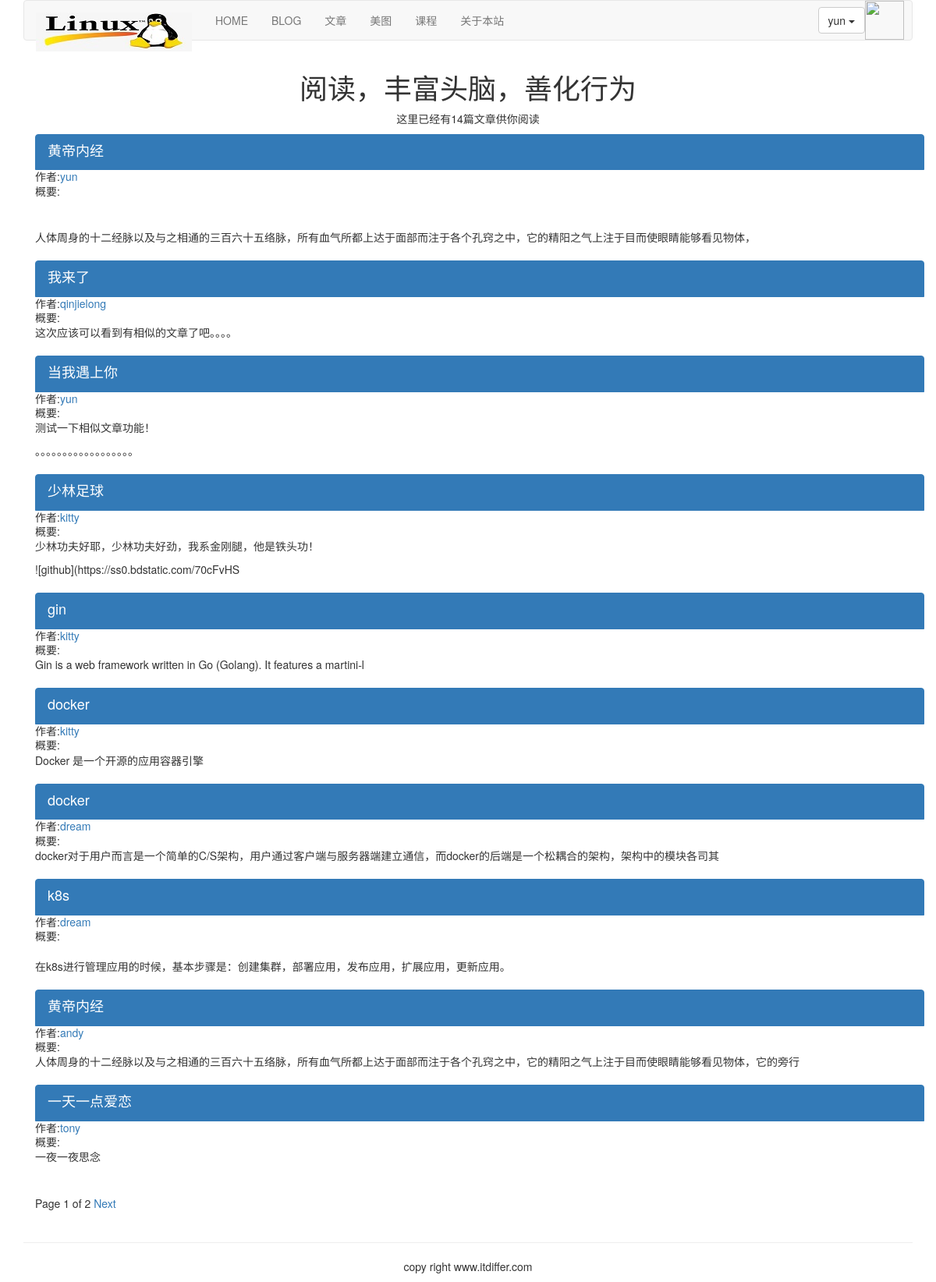
/article/list-article-titles/ (signed in), run on an earlier commit of the app's database.
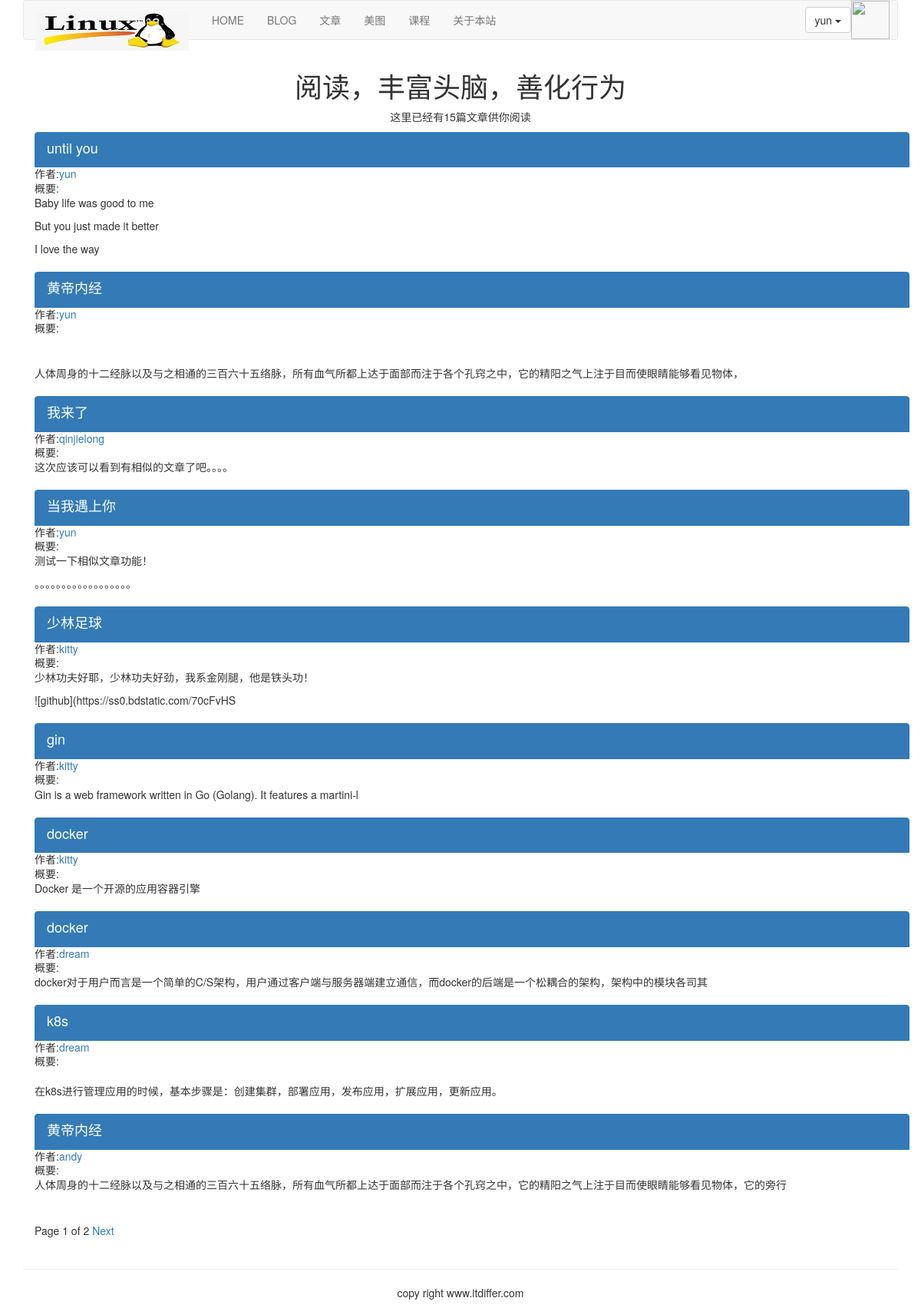
And on a later commit of the database.
### article/models.py (models this page shows, shortened)
class ArticlePost(models.Model):
    author = models.ForeignKey(User, on_delete=models.CASCADE, related_name="article")
    title = models.CharField(max_length=200)
    slug = models.SlugField(max_length=500)
    column = models.ForeignKey(ArticleColumn, on_delete=models.CASCADE,related_name="article_column")
    body = models.TextField()
    created = models.DateTimeField(default=timezone.now)
    updated = models.DateTimeField(auto_now=True)
    users_like = models.ManyToManyField(User, related_name="articles_like", blank=True)
    users_unlike = models.ManyToManyField(User, related_name="articles_unlike", blank=True)
    article_tag = models.ManyToManyField(ArticleTag, related_name='article_tag', blank=True)
    class Meta:
        ordering = ("-updated",)
        index_together = (('id', 'slug'),)
    def get_url_path(self):
        return reverse("article:article_content", args=[self.id, self.slug])

### article/list_views.py (the view)
# urls.py: path('list-article-titles/', list_views.article_titles, name="article_titles"),
def article_titles(request, username=None):
    if username:
        user = User.objects.get(username=username)
        articles_title = ArticlePost.objects.filter(author=user)
        try:
            userinfo = user.userinfo
        except:
            userinfo = None
    else:
        articles_title = ArticlePost.objects.all()
    paginator = Paginator(articles_title, 10)
    page = request.GET.get('page')
    try:
        current_page = paginator.page(page)
        articles = current_page.object_list
    except PageNotAnInteger:
        current_page = paginator.page(1)
        articles = current_page.object_list
    except EmptyPage:
        current_page = paginator.page(paginator.num_pages)
        articles = current_page.object_list
    if username:
        return render(request, "article/list/author_articles.html", {"articles":articles, "page":current_page, "userinfo":userinfo, "user":user})
    return render(request, "article/list/article_titles.html", {"articles":articles, "page": current_page})

### article/templatetags/article_tags.py (called while the page is built)
@register.simple_tag
def total_articles():
    return ArticlePost.objects.count()

### home/context_processors.py (called while the page is built)
def add_userinfo_to_context(request):
    if request.user.is_authenticated:
      try:
        userinfo = UserInfo.objects.get(user=request.user)
        if hasattr(request.user, 'userinfo'):
          return {"user":request.user, "userinfo":userinfo}
      except:
        return {"user":request.user}
    else:
      return {"user":request.user}

### templates/article/list/article_titles.html (shortened to what this page needs)
{% extends "base.html" %}
{% load article_tags %}
{% block content %}
<div class="row text-center vertical-middle-sm">
    <h1>阅读，丰富头脑，善化行为</h1>
    <p>这里已经有{% total_articles %}篇文章供你阅读</p>
</div>
<div class="container">
    {% for article in articles %}
    <div class="list-group">
        <a href="{{article.get_url_path}}" class="list-group-item active">
            <h4 class="list-group-item-heading">{{article.title}}</h4>
        </a>
        <p class="list-group-item-text">作者:<a href="{% url 'article:author_articles' article.author.username %}">{{article.author.username}}</a></p>
        <p class="list-group-item-text">概要:{{article.body|slice:'70'| linebreaks}}</p>
    </div>
    {% endfor %}
{% include "paginator.html" %}
</div>
{% endblock %}

What changed in the data, as far as the page shows it:
no longer on this page (row unchanged): ArticlePost: title "一天一点爱恋", author.username "tony", body "一夜一夜思念"
added ArticlePost: title "until you", author.username "yun", body "Baby life was good to me But you just made it better I love the way"
Also different on the page:
text no longer shown: "14"
text now shown: "15"
